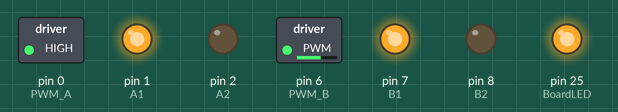
A sketch run on a simulated Arduino Mega 2560, built with avr-gcc and run on an emulated ATmega2560. Parts: switched loads named in the sketch (green lamp = pin HIGH), output pins drawn as LEDs (lit = HIGH).

Above: at 0.05 s.
At 1.95 s:
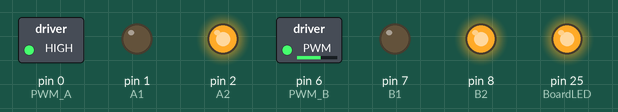
Timing chart, 0 to 3.0 s (numbered marks = the images above):
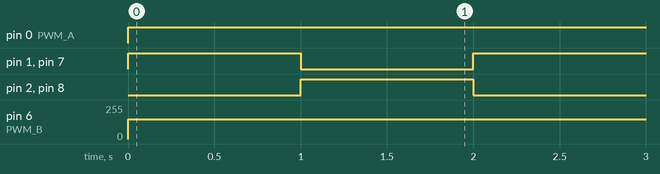

The sketch:

motor.ino
```cpp
#define PWM_A 0
#define A1 1
#define A2 2

#define PWM_B 6
#define B1 7
#define B2 8

#define Left 0
#define Right 1

// LED設定
#define LeftLED 11
#define RightLED 10
#define BoardLED 25

void drive_A(int v) {
  if (v > 0) {
    v = min(v, 255);
    digitalWrite(A1, HIGH);
    digitalWrite(A2, LOW);
  } else {
    v = max(v, -255);
    digitalWrite(A1, LOW);
    digitalWrite(A2, HIGH);
  }
  analogWrite(PWM_A, abs(v));
}

void drive_B(int v) {
  if (v > 0) {
    v = min(v, 255);
    digitalWrite(B1, HIGH);
    digitalWrite(B2, LOW);
  } else {
    v = max(v, -255);
    digitalWrite(B1, LOW);
    digitalWrite(B2, HIGH);
  }
  analogWrite(PWM_B, abs(v));
}

void setup() {
  pinMode(BoardLED, OUTPUT);
  digitalWrite(BoardLED, HIGH);
  //モーターのピンを出力に変更
  pinMode(A1, OUTPUT);
  pinMode(A2, OUTPUT);
  pinMode(PWM_A, OUTPUT);
  pinMode(B1, OUTPUT);
  pinMode(B2, OUTPUT);
  pinMode(PWM_B, OUTPUT);
}

void loop() {
  // モーターを動かす
  drive_A(150);
  drive_B(150);
  delay(1000);
  drive_A(-150);
  drive_B(-150);
  delay(1000);
}
```

Measured:
- by itself, pin 0 (PWM_A): LOW → HIGH at 0.00 s
- by itself, pin 1 (A1), pin 2 (A2), pin 7 (B1), pin 8 (B2): alternates HIGH for 1.0 s and LOW for 1.0 s
- by itself, pin 6 (PWM_B): 0/255 → 150/255 at 0.00 s
